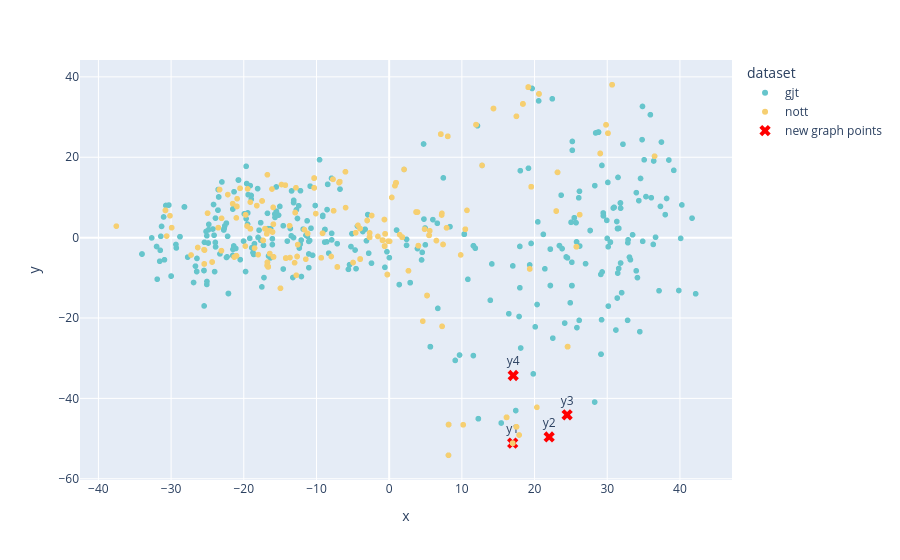

Notebook code cell kept with this figure:
### Code cell
chords_list = [metadata[i]['chords'] for i in range(len(y_graph))]
datasets_list = [metadata[i]['dataset'] for i in range(len(y_graph))]
df_graph = pd.DataFrame({
    'x': y_graph[:,0],
    'y': y_graph[:,1],
    'chords': chords_list,
    'dataset': datasets_list
})
fig = px.scatter(
    data_frame=df_graph,
    x='x',
    y='y',
    color='dataset',
    color_discrete_sequence=px.colors.qualitative.Pastel,
    hover_data=['chords'],
)
fig.add_trace(go.Scatter(
    x=new_graph_2d[:, 0],
    y=new_graph_2d[:, 1],
    mode='markers+text',
    marker=dict(color='red', size=10, symbol='x'),
    text=['y1', 'y2', 'y3', 'y4'],
    hovertext=[
        in_seq_1.replace(';','<br>').replace('b_', '<br>b_'),
        in_seq_2.replace(';','<br>').replace('b_', '<br>b_'),
        in_seq_3.replace(';','<br>').replace('b_', '<br>b_'),
        in_seq_4.replace(';','<br>').replace('b_', '<br>b_'),
    ],
    hoverinfo='text',
    textposition='top center',
    name='new graph points'
))
fig.show()

# fig = px.scatter(
#     data_frame=df,
#     x='x',
#     y='y',
#     hover_data=['chords']
# )
# fig.show()

### Figure 1 — Plotly figure (JSON) as saved in the notebook; plotly's stock layout.template omitted (floating-point values rounded to 4 significant figures; data arrays with more than 128 entries replaced by an {"elided": "..."} marker saying what was removed)
{"data": [{"customdata": {"elided": "390x1 str values"}, "hovertemplate": "dataset=gjt<br>x=%{x}<br>y=%{y}<br>chords=%{customdata[0]}<extra></extra>", "legendgroup": "gjt", "marker": {"color": "rgb(102, 197, 204)", "symbol": "circle"}, "mode": "markers", "name": "gjt", "showlegend": true, "type": "scattergl", "x": {"elided": "390 float values"}, "xaxis": "x", "y": {"elided": "390 float values"}, "yaxis": "y"}, {"customdata": {"elided": "664x1 str values"}, "hovertemplate": "dataset=nott<br>x=%{x}<br>y=%{y}<br>chords=%{customdata[0]}<extra></extra>", "legendgroup": "nott", "marker": {"color": "rgb(246, 207, 113)", "symbol": "circle"}, "mode": "markers", "name": "nott", "showlegend": true, "type": "scattergl", "x": {"elided": "664 float values"}, "xaxis": "x", "y": {"elided": "664 float values"}, "yaxis": "y"}, {"hoverinfo": "text", "hovertext": ["<br>b_G:7_@2<br>C:maj_@2", "<br>b_G:9_@2<br>C:maj_@2", "<br>b_B:hdim7_@2<br>C:maj_@2", "<br>b_C#:7_@2<br>C:maj_@2"], "marker": {"color": "red", "size": 10, "symbol": "x"}, "mode": "markers+text", "name": "new graph points", "text": ["y1", "y2", "y3", "y4"], "textposition": "top center", "type": "scatter", "x": [16.99, 22.01, 24.48, 17.06], "y": [-51.14, -49.6, -44.09, -34.3]}], "layout": {"legend": {"title": {"text": "dataset"}, "tracegroupgap": 0}, "margin": {"t": 60}, "xaxis": {"anchor": "y", "domain": [0, 1], "title": {"text": "x"}}, "yaxis": {"anchor": "x", "domain": [0, 1], "title": {"text": "y"}}}}
